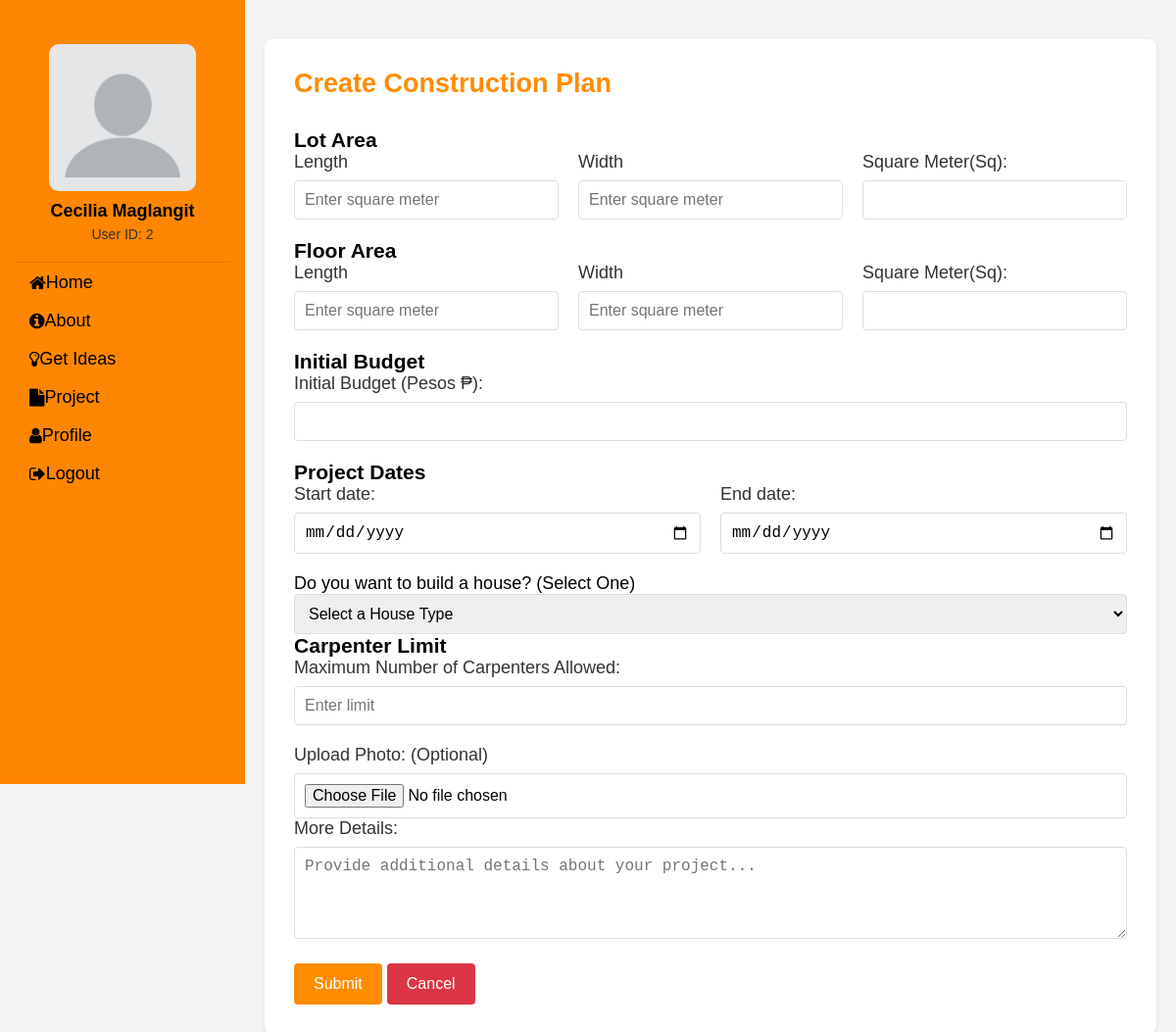
Screenshot of /usercreateplan.php (signed in) with the database file from the repository.
### tables this page shows
CREATE TABLE `users` (
  `User_ID` int(11) NOT NULL,
  `First_Name` varchar(255) NOT NULL,
  `Last_Name` varchar(255) NOT NULL,
  `Phone_Number` bigint(11) NOT NULL,
  `Email` varchar(255) NOT NULL,
  `Address` varchar(255) NOT NULL,
  `Date_Of_Birth` date NOT NULL,
  `Username` varchar(255) NOT NULL,
  `Password` varchar(255) NOT NULL,
  `Photo` mediumblob NOT NULL
);

### usercreateplan.php (the view, shortened to what this page needs)
<?php
  include('config.php');
  $user_id = $_SESSION['User_ID'];
  $query = "SELECT First_Name, Last_Name, User_ID, Photo FROM users WHERE User_ID = ?";
  $stmt = $conn->prepare($query);
  $stmt->bind_param("i", $user_id);
  $stmt->execute();
  $result = $stmt->get_result();
  $user = $result->fetch_assoc();
?>
<!DOCTYPE html>
<html lang="en">
<link rel="stylesheet" href="https://cdnjs.cloudflare.com/ajax/libs/font-awesome/4.7.0/css/font-awesome.min.css">
<head>
</head>
<div class="sidebar">
    <div class="profile-section">
        <img src="<?php echo $user['Photo'] ? $user['Photo'] : 'assets/img/logos/logo.png'; ?>" alt="Profile Picture">
        <h3><?php echo $user['First_Name'] . ' ' . $user['Last_Name']; ?></h3>
        <p>User ID: <?php echo $user['User_ID']; ?></p>
    </div>
    <a href="usercomment.php" class="nav-link">
            <i class="fa fa-home"></i>
            <span>Home</span>
    </a>
    <a href="about/index.html" class="nav-link">
            <i class="fa fa-info-circle"></i>
            <span>About</span>
    </a>
    <a href="#contact" class="nav-link">
            <i class="fa fa-lightbulb-o"></i>
            <span>Get Ideas</span>
    </a>
    <a href="plan.php" class="nav-link">
            </i><i class="fa fa-file"></i>
            <span> Project</span>
    </a>
    <a href="userprofile.php" class="nav-link">
            <i class="fa fa-user"></i>
            <span>Profile</span>
    </a>
    <a href="logout.php" class="nav-link">
            <i class="fa fa-sign-out"></i>
            <span>Logout</span>
    </a>
</div>
<div class="main-content">
    <div class="modal-content">
        <h2>Create Construction Plan</h2>
        <form id="postForm" enctype="multipart/form-data" method="POST" action="creatingplan.php">
            <h3>Lot Area</h3>
            <div class="row-container">
                <div class="input-container">
                    <label for="square_meter">Length</label>
                    <input type="number" id="length_lot_area" name="length_lot_area" placeholder="Enter square meter" oninput="calculateLotArea()" required>
                </div>
                <div class="input-container">
                    <label for="square_meter">Width</label>
                    <input type="number" id="width_lot_area" name="width_lot_area" placeholder="Enter square meter" oninput="calculateLotArea()" required>
                </div>
                <div class="input-container">
                    <label for="square_meter">Square Meter(Sq):</label>
                    <input type="number" id="square_meter_lot" name="square_meter_lot" placeholder="" readonly>
                </div>
            </div>
            <h3>Floor Area</h3>
            <div class="row-container">
                <div class="input-container">
                    <label for="square_meter">Length</label>
                    <input type="number" id="length_floor_area" name="length_floor_area" placeholder="Enter square meter" oninput="calculateFloorArea()" required>
                </div>
                <div class="input-container">
                    <label for="floor_area">Width</label>
                    <input type="number" id="width_floor_area" name="width_floor_area" placeholder="Enter square meter" oninput="calculateFloorArea()" required>
                </div>
                <div class="input-container">
                    <label for="square_meter">Square Meter(Sq):</label>
                    <input type="number" id="square_meter_floor" name="square_meter_floor" placeholder="" readonly>
                </div>
            </div>
            <div class="row-container">
                <div class="input-container">
                    <div id="estimated_budget">
                        <h3>Initial Budget</h3>
                        <label for="initial_budget">Initial Budget (Pesos ₱):</label>
                        <input type="text" name="initial_budget" id="initial_budget" oninput="calculateEstimatedCost()" required>
                    </div>
                </div>
            </div>
            <div class="row-container">
                <div class="input-container">
                    <h3>Project Dates</h3>
                    <label for="start_date">Start date:</label>
                    <input type="date" id="start_date" name="start_date" required>
                </div>
                <div class="input-container">
                    <h3>&nbsp;</h3>
                    <label for="end_date">End date:</label>
                    <input type="date" id="end_date" name="end_date" oninput="validateDates()" required>
                </div>
            </div>
            <div id="house_type">
                <div>
                    <p>Do you want to build a house? (Select One)</p>
                    <select id="houseType" name="type" required>
                        <option value="N/A" selected disabled>Select a House Type</option>
                    </select>
                </div>
            </div>
            <div class="row-container">
                <div class="input-container">
                    <h3>Carpenter Limit</h3>
                    <label for="carpenter_limit">Maximum Number of Carpenters Allowed:</label>
                    <input type="number" id="carpenter_limit" name="carpenter_limit" placeholder="Enter limit" required>
                </div>
            </div>
            <label for="photo">Upload Photo: (Optional)</label>
            <input type="file" id="Photo" name="Photo" required><br>
            <label for="more_details">More Details:</label>
            <textarea id="more_details" name="more_details" rows="4" placeholder="Provide additional details about your project..." required></textarea>
            <button type="submit" class="post-btn">Submit</button>
            <a href="usercomment.php" class="cancel-btn">Cancel</a>
        </form>
    </div>
</div>
</body>
</html>

### usercreateplan.php (style rules this page uses)
* { margin: 0; padding: 0; box-sizing: border-box; }
.sidebar { background-color: #FF8600; height: 100vh; padding: 15px; position: fixed; left: 0; top: 0; width: 250px; overflow-y: auto; }
.profile-section { text-align: center; padding: 20px; border-bottom: 1px solid rgba(0,0,0,0.1); }
.profile-section img { width: 150px; height: 150px; border-radius: 10px; margin: 10px auto; display: block; }
.profile-section h3 { font-size: 18px; margin-bottom: 5px; }
.profile-section p { font-size: 14px; color: #333; }
.sidebar a { color: #000000; padding: 8px 15px; margin: 2px 0; text-decoration: none; display: flex; align-items: center; transition: background-color 0.3s; }
.main-content { margin-left: 250px; width: calc(100% - 250px); padding: 20px; }
.modal-content { background-color: white; padding: 30px; border-radius: 8px; box-shadow: 0 2px 4px rgba(0,0,0,0.1); margin: 20px auto; max-width: 1200px; }
h2 { color: #FF8C00; margin-bottom: 30px; }
.row-container { display: flex; gap: 20px; margin-bottom: 20px; }
.input-container { flex: 1; }
label { display: block; margin-bottom: 8px; color: #333; }
input, select, textarea { width: 100%; padding: 10px; border: 1px solid #ddd; border-radius: 4px; font-size: 16px; }
button, .cancel-btn { padding: 12px 20px; border: none; border-radius: 4px; cursor: pointer; font-size: 16px; margin-top: 20px; }
.post-btn { background-color: #FF8C00; color: white; }
.cancel-btn { background-color: #dc3545; color: white; text-decoration: none; display: inline-block; text-align: center; }

### rows the page displays
users: Photo (placeholder picture), First_Name "Cecilia", Last_Name "Maglangit", User_ID "2"
